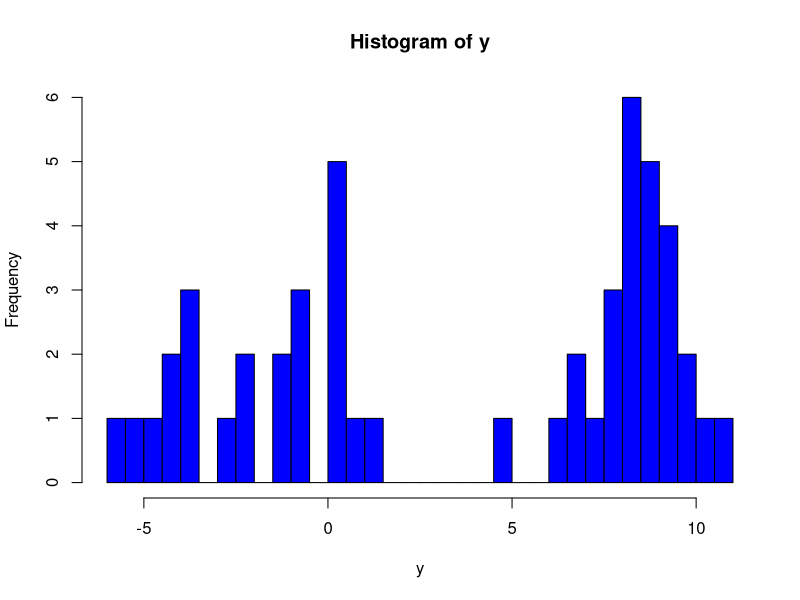

This chart was generated by the following R code:
#1.generate data from a mixture model#########################################
set.seed(111)
n <- 50
nc0<-3
w0<- c(1/3,1/3,1/3)
cp0 <- sample(1:nc0,prob=w0,size=n,replace=TRUE)#component
mus0 <- c(-4,0,8)
sds0 <- c(1,1,1)
y <- rnorm(n,mean=mus0[cp0],sd=sqrt(sds0[cp0]))
#plot(density(y))
hist(y,breaks = 30,col="blue1")
#hist(y,breaks = c(0.5*(-12:4),3:5,0.5*(12:20)),col="blue1")
#2. initial value####################################################
#prior for theta##############################B
ep<-0.5
s<-0.1
a<-0.1 #prior for c
b<-0.1
c<-rgamma(1,shape=a,rate=b)
#initial
#n <- 50#number of obsevations
Nc <- n#######################################D
delta <- c(1:n)#indicator variable############E
w <- exp(-1*delta)#weight of each component###D
theta <-  matrix(1, nrow=2, ncol=n)#initial for theta###B
v <- rbeta(n,1,c)#initial for beta############C
u <- NULL#latent variable 1###################A
#big loop#################################################################
#big loop##################################################################
I<-1
IN<-30
repeat{
  #A.update u#######################################################
  for (ia in 1:n){
    u[ia] <- runif(1,0,w[delta[ia]])
  }
  #observations within each component

  oc<-vector("list",Nc)
  for (j in 1:Nc)
  {
    oc[[j]]<-which(delta==j)
      }
  #B.update theta=(mu,lambda)###################################################
  m<-NULL
  ksi <- NULL
  d<-NULL
  nb<- 5000#number of iterations in step b
  mu<-matrix(nrow=nb,ncol=Nc)#matrix with column for components and row for iteration.
  lambda<-mu
  mu[1, ] <- theta[1,1:Nc]
  lambda[1,] <- theta[2,1:Nc]# first row for initial value
  for (j in 1:Nc)
  {
    m[j] <-length(oc[[j]])
    if (m[j]!=0){
      ksi[j] <- sum(y[oc[[j]]])  
      lambda1 <- ep+m[j]/2
      for (ib in 2:nb)
      {
        mu1 <- ksi[j]*lambda[ib-1,j]/(m[j]*lambda[ib-1,j]+s)
        mu2 <- 1/(m[j]*lambda[ib-1,j]+s)#sd
        mu[ib,j] <- rnorm(1,mean=mu1,sd=sqrt(mu2))
        d <- crossprod(y[oc[[j]]]-mu[ib,j])
        lambda2 <- ep+d/2
        lambda[ib,j] <- rgamma(1,shape=lambda1,rate=lambda2)#1/sd
      }
    } else {
      mu[nb,j]<-rnorm(1,mean=0,sd=sqrt(1/s))
      lambda[nb,j]<-rgamma(1,shape=ep,rate=ep)
    }
  }
  theta<-rbind(mu[nb,],lambda[nb,])#results from last iteration
  #C.update v##########################################
  alpha<-NULL
  beta<-NULL
  for (j in 1:Nc)
  {
    alpha0 <- u[oc[[j]]]/prod(1-v[1:(j-1)])
    if (length(alpha0)==0){
      alpha[j] <- 0
    } else {
      alpha[j] <- max(alpha0)
    }
    beta0<-NULL
    if (j<Nc)
    {
      for (j2 in (j+1):Nc)
      {
        beta0<-c(beta0,u[oc[[j2]]]*(1-v[j])/(v[j2]*prod(1-v[1:(j2-1)])))
      }
      if (length(beta0)==0){
        beta[j]<-1
      } else {
        beta[j]<-1-max(beta0) 
      }
    }else{
      beta[j]<-1
    }
    if (alpha[j]<beta[j])
    {  unif<-runif(1)
    v[j]<-1-((1-alpha[j])^c*(1-unif)+(1-beta[j])^c*unif)^(1/c)
    }#else vj keep unchaging
    #else{
    # v[j]<-rbeta(1,1,c)
    #}
  }  
  #D.update w and the number of components Nc###########################################
  u_star<-min(u)
  sum_w<-NULL
  w[1]<-v[1]
  sum_w[1]<-w[1]
  for (id in (2:Nc)){
    w[id]<-v[id]*prod(1-v[1:(id-1)])
    sum_w[id]<-sum(w[1:id])
  }
  Nc<-max(which(sum_w<1-u_star),delta)
  w<-w[1:Nc]
  #w<-w[order(w,decreasing = TRUE)[1:Nc]]
  v<-v[1:Nc]
  #E.update delta######################################################################
  p<-matrix(nrow=n,ncol=Nc)
  for (ie in 1:n){
    for (je in (1:Nc)){
      if (w[je]>u[ie]){
        p[ie,je]<-dnorm(y[ie],mean=theta[1,je],sd=sqrt(1/theta[2,je]))
      }else{
        p[ie,je]<-0
      }
    }
    delta[ie]<-which(p[ie,]==max(p[ie,]))
    #delta[ie]<-sample(c(1:Nc),size=1,replace=FALSE, prob=p[ie,]/(sum(p[ie,])))
  }
  #F.update c##########################################################################gibbs sampling
  c_g<-NULL
  eta<-NULL
  eta[1]<-rbeta(1,c+1,n)
  nf<-1000
  for (iff in 2:nf){
    pi<-(a+Nc-1)/(n*b-n*log(eta[iff-1])+a+Nc-1)
    u<-runif(1)
    if (u<pi){
      c_g[iff]<-rgamma(1,shape=a+Nc,rate=b-log(eta[iff-1]))
    }else{
      c_g[iff]<-rgamma(1,shape=a+Nc-1,rate=b-log(eta[iff-1]))
    }
    eta[iff]<-rbeta(1,c_g[iff]+1,n)
  }
  c<-c_g[nf]  

  I<-I+1
  if (I>IN)
    break
}





